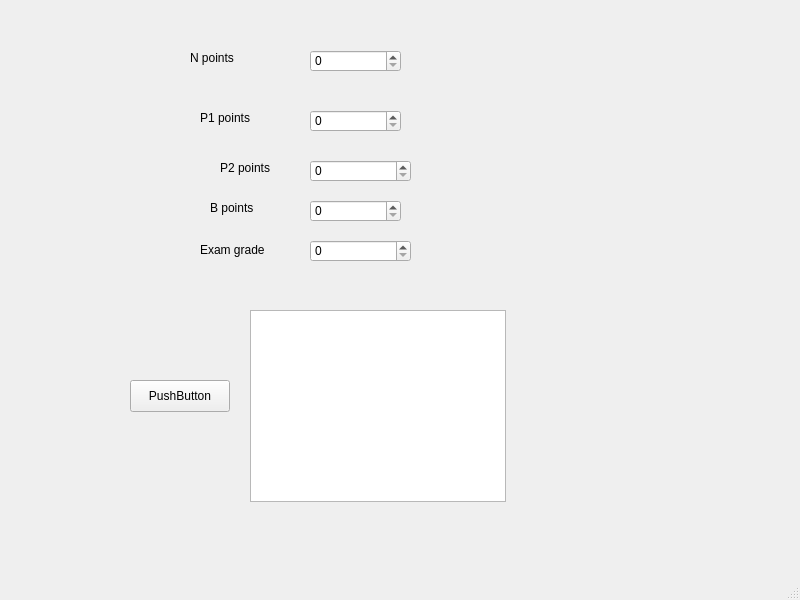
<?xml version="1.0" encoding="UTF-8"?>
<ui version="4.0">
 <class>MainWindow</class>
 <widget class="QMainWindow" name="MainWindow">
  <property name="geometry">
   <rect>
    <x>0</x>
    <y>0</y>
    <width>800</width>
    <height>600</height>
   </rect>
  </property>
  <property name="windowTitle">
   <string>MainWindow</string>
  </property>
  <widget class="QWidget" name="centralwidget">
   <widget class="QLabel" name="label">
    <property name="geometry">
     <rect>
      <x>190</x>
      <y>50</y>
      <width>58</width>
      <height>16</height>
     </rect>
    </property>
    <property name="text">
     <string>N points</string>
    </property>
   </widget>
   <widget class="QLabel" name="label_2">
    <property name="geometry">
     <rect>
      <x>200</x>
      <y>110</y>
      <width>58</width>
      <height>16</height>
     </rect>
    </property>
    <property name="text">
     <string>P1 points</string>
    </property>
   </widget>
   <widget class="QLabel" name="label_3">
    <property name="geometry">
     <rect>
      <x>220</x>
      <y>160</y>
      <width>58</width>
      <height>16</height>
     </rect>
    </property>
    <property name="text">
     <string>P2 points</string>
    </property>
   </widget>
   <widget class="QLabel" name="label_4">
    <property name="geometry">
     <rect>
      <x>210</x>
      <y>200</y>
      <width>58</width>
      <height>16</height>
     </rect>
    </property>
    <property name="text">
     <string>B points</string>
    </property>
   </widget>
   <widget class="QLabel" name="label_5">
    <property name="geometry">
     <rect>
      <x>200</x>
      <y>240</y>
      <width>91</width>
      <height>20</height>
     </rect>
    </property>
    <property name="text">
     <string>Exam grade</string>
    </property>
   </widget>
   <widget class="QSpinBox" name="spinBoxN">
    <property name="geometry">
     <rect>
      <x>310</x>
      <y>50</y>
      <width>91</width>
      <height>22</height>
     </rect>
    </property>
    <property name="maximum">
     <number>500</number>
    </property>
   </widget>
   <widget class="QSpinBox" name="spinBoxP1">
    <property name="geometry">
     <rect>
      <x>310</x>
      <y>110</y>
      <width>91</width>
      <height>22</height>
     </rect>
    </property>
    <property name="maximum">
     <number>50</number>
    </property>
   </widget>
   <widget class="QSpinBox" name="spinBoxP2">
    <property name="geometry">
     <rect>
      <x>310</x>
      <y>160</y>
      <width>101</width>
      <height>22</height>
     </rect>
    </property>
    <property name="maximum">
     <number>50</number>
    </property>
   </widget>
   <widget class="QSpinBox" name="spinBoxB">
    <property name="geometry">
     <rect>
      <x>310</x>
      <y>200</y>
      <width>91</width>
      <height>22</height>
     </rect>
    </property>
    <property name="maximum">
     <number>10</number>
    </property>
   </widget>
   <widget class="QSpinBox" name="spinBoxE">
    <property name="geometry">
     <rect>
      <x>310</x>
      <y>240</y>
      <width>101</width>
      <height>22</height>
     </rect>
    </property>
    <property name="maximum">
     <number>5</number>
    </property>
   </widget>
   <widget class="QTextBrowser" name="textBrowser">
    <property name="geometry">
     <rect>
      <x>250</x>
      <y>310</y>
      <width>256</width>
      <height>192</height>
     </rect>
    </property>
   </widget>
   <widget class="QPushButton" name="pushButtonCalculate">
    <property name="geometry">
     <rect>
      <x>130</x>
      <y>380</y>
      <width>100</width>
      <height>32</height>
     </rect>
    </property>
    <property name="text">
     <string>PushButton</string>
    </property>
   </widget>
  </widget>
  <widget class="QMenuBar" name="menubar">
   <property name="geometry">
    <rect>
     <x>0</x>
     <y>0</y>
     <width>800</width>
     <height>24</height>
    </rect>
   </property>
  </widget>
  <widget class="QStatusBar" name="statusbar"/>
 </widget>
 <resources/>
 <connections/>
</ui>
